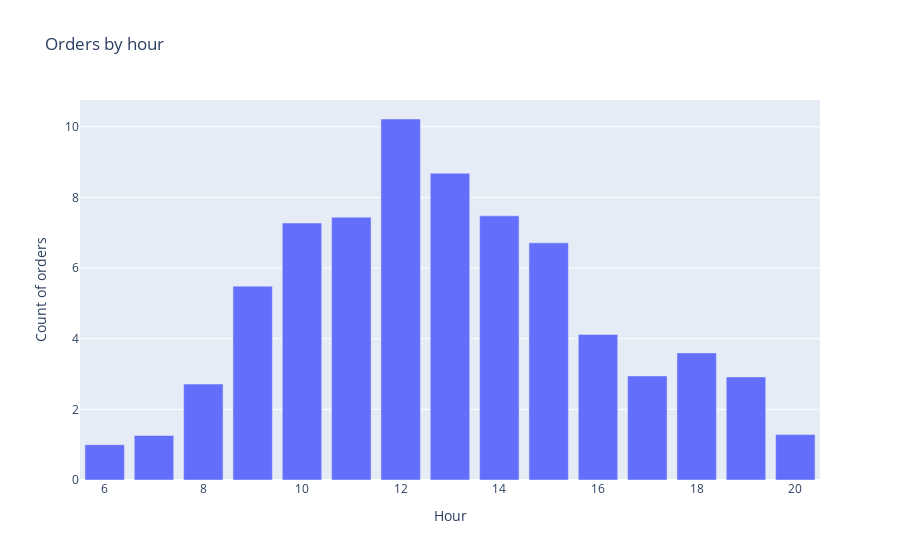

The cell this chart's notebook holds for it:
### Code cell
# строим график
fig = px.bar(hour_group,
             x='InvoiceHour',
             y='InvoiceNo',
             title='Orders by hour',
             labels={'InvoiceHour':'Hour', 'InvoiceNo':'Count of orders'})
fig.show()

### Figure 1 — Plotly figure (JSON) as saved in the notebook; plotly's stock layout.template omitted (floating-point values rounded to 4 significant figures)
{"data": [{"alignmentgroup": "True", "hovertemplate": "Hour=%{x}<br>Count of orders=%{y}<extra></extra>", "legendgroup": "", "marker": {"color": "#636efa", "pattern": {"shape": ""}}, "name": "", "offsetgroup": "", "orientation": "v", "showlegend": false, "textposition": "auto", "type": "bar", "x": [6, 7, 8, 9, 10, 11, 12, 13, 14, 15, 16, 17, 18, 19, 20], "xaxis": "x", "y": [1, 1.261, 2.716, 5.488, 7.274, 7.441, 10.22, 8.685, 7.478, 6.714, 4.121, 2.945, 3.596, 2.918, 1.286], "yaxis": "y"}], "layout": {"barmode": "relative", "legend": {"tracegroupgap": 0}, "title": {"text": "Orders by hour"}, "xaxis": {"anchor": "y", "domain": [0, 1], "title": {"text": "Hour"}}, "yaxis": {"anchor": "x", "domain": [0, 1], "title": {"text": "Count of orders"}}}}
